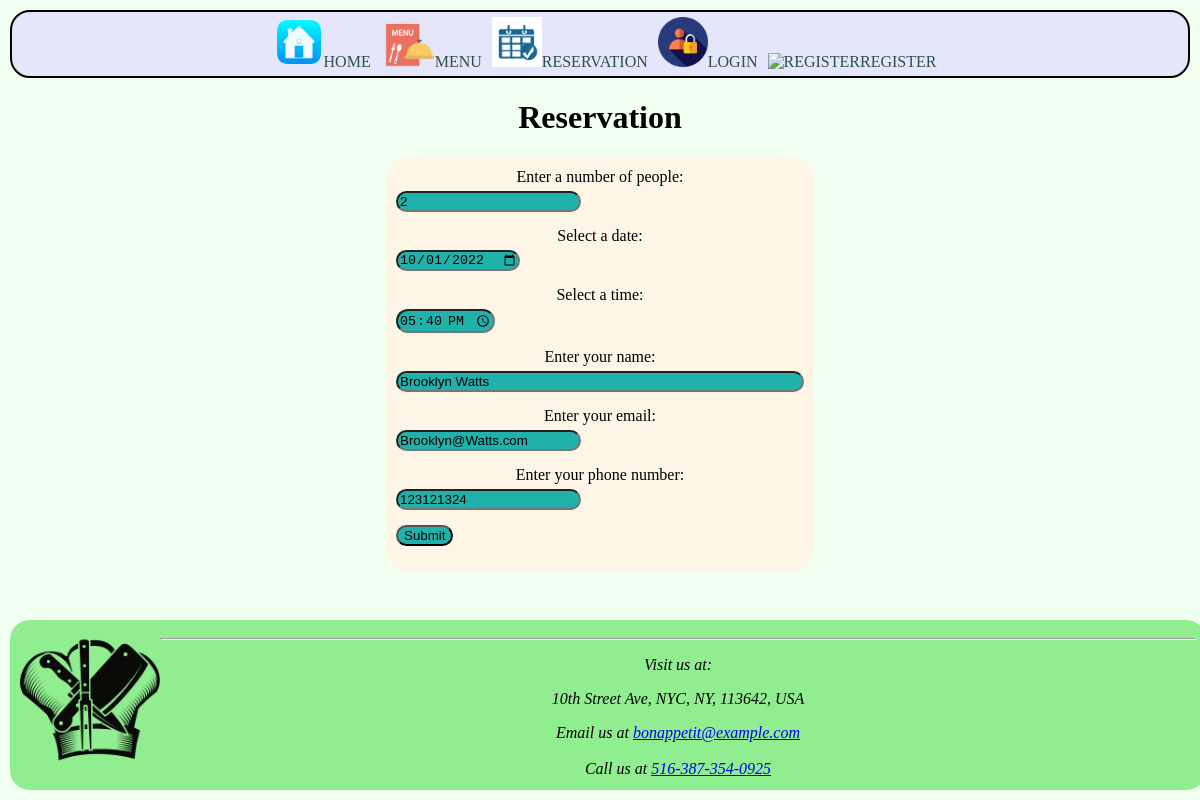
The page /reservation.php?reservation_id=1 on the database its author committed.
### tables this page shows
CREATE TABLE IF NOT EXISTS reservation_table (
	reservation_id INT NOT NULL AUTO_INCREMENT PRIMARY KEY,
	party_size INT NOT NULL,
	reservation_date DATE NOT NULL,
	reservation_time TIME NOT NULL,
	patron_name varchar(50) NOT NULL,
	patron_phone varchar(50) NOT NULL,
	patron_email varchar(75) NOT NULL,
	restaurant_table_id INT DEFAULT NULL,
	FOREIGN KEY (restaurant_table_id) REFERENCES restaurant_table(restaurant_table_id)  
);

CREATE TABLE IF NOT EXISTS restaurant (
	restaurant_id INT NOT NULL AUTO_INCREMENT PRIMARY KEY,
	name varchar(30) NOT NULL,
	address varchar(120) NOT NULL,
	cuisine_type varchar(30) NOT NULL,
	back_story varchar(1500) NOT NULL
);

### public/reservation.php (the view, shortened to what this page needs)
<!DOCTYPE html>
<html>
<head>
</head>
<body>
    <div id="content">
        <?php
            require_once("Connect.php");
            require_once("Header.php");
        ?>
        <h1>Reservation</h1>
        <?php
            if (isset($_POST['name'])) {
                $reservation_id = (empty($_POST['reservation_id'])) ? null : $_POST['reservation_id'];
                $party_size = $_POST['party_size'];
                $name = $_POST['name'];
                $email = $_POST['email'];
                $phone = $_POST['phone'];
                $date = $_POST['reservation_date'];
                $time = $_POST['reservation_time'];
                $table_id = (!isset($_POST['table'])) ? null : $_POST['table'];
                if($reservation_id == null) {
                    if($table_id !=null)
                        $qry = "INSERT INTO reservation_table (party_size, patron_name, patron_email, patron_phone, reservation_date, reservation_time, restaurant_table_id) VALUES ({$party_size}, '{$name}', '{$email}', '{$phone}', '{$date}', '{$time}', (SELECT restaurant_table_id FROM restaurant_table where table_number='{$table_id}'))";
                    else
                        $qry = "INSERT INTO reservation_table (party_size, patron_name, patron_email, patron_phone, reservation_date, reservation_time) VALUES ({$party_size}, '{$name}', '{$email}', '{$phone}', '{$date}', '{$time}')";
                }
                else {
                    if($table_id !=null)
                        $qry = "UPDATE reservation_table SET party_size={$party_size}, patron_name='{$name}', patron_email='{$email}', patron_phone='{$phone}', reservation_date= '{$date}', reservation_time= '{$time}', restaurant_table_id= (SELECT restaurant_table_id FROM restaurant_table where table_number='{$table_id}') WHERE reservation_id={$reservation_id}";
                    else
                        $qry = "UPDATE reservation_table SET party_size={$party_size}, patron_name='{$name}', patron_email='{$email}', patron_phone='{$phone}', reservation_date= '{$date}', reservation_time= '{$time}' WHERE reservation_id={$reservation_id}";
                }
                $qry_result = mysqli_query($conn, $qry);
                if($qry_result) {
                    $success = True;
                }
                if(isset($error_msg)) {
                    echo "<p class='error'>".$error_msg."</p>";
                } else if(isset($success) && $success) {
                    echo "<p class='success'>Reservation saved!</p>";
                }
            }
            else if(!empty($_GET['reservation_id'])) {
                $reservation_id = $_GET['reservation_id'];
                $qry_result = mysqli_query($conn, "SELECT * FROM reservation_table where reservation_id= {$reservation_id}");
                $restaurant_table = mysqli_fetch_assoc($qry_result);
                $party_size = $restaurant_table["party_size"];
                $name = $restaurant_table["patron_name"];
                $email = $restaurant_table["patron_email"];
                $phone = $restaurant_table["patron_phone"];
                $date = $restaurant_table["reservation_date"];
                $time = $restaurant_table["reservation_time"];
            }
        ?>
        <form action="reservation.php" class="form" method="POST">
            <label for="party_size">Enter a number of people:</label>
            <input type="number" min="1" step="1" id="party_size" name="party_size" value="<?=$party_size?>" placeholder="Provide a number">
            <label>Select a date:</label>
            <input type="date" name="reservation_date" value="<?=$date?>">
            <label>Select a time:</label>
            <input type="time" name="reservation_time" value="<?=$time?>">
            <label for="name">Enter your name:</label>
            <input type="text" id="name" name="name" value="<?=$name?>" placeholder="Provide an name" required>
            <label for="email">Enter your email:</label>
            <input type="email" id="email" name="email" value="<?=$email?>" placeholder="Provide an email" required>
            <label for="phone">Enter your phone number:</label>
            <input type="tel" id="phone" name="phone" value="<?=$phone?>" placeholder="Provide an phone" required>
            <input type="submit" name="Submit">
        </form>
        <?php
            require_once("Footer.php");
        ?>
    </div>
</body>
</html>

### public/Footer.php
<footer>
	<img src="images/icons/restaurant_logo.png" alt="restaurant_logo">
	<hr>
	<address>
		<?php
			require_once("Connect.php");
			$qry_result = mysqli_query($conn, "SELECT * FROM restaurant")->fetch_assoc();
			$address = $qry_result['address'];
		?>
		<p>Visit us at:</p><p><?= $address ?></p>
		<div>Email us at <a href="mailto:bonappetit@example.com">bonappetit@example.com</a></div><br>
		<div>Call us at <a href="tel:+1516-387-354-0925">516-387-354-0925</a></div><br>
	</address>
</footer>

### rows shown on the page
reservation_table: party_size "2", reservation_date "10/01/2022", reservation_time "17:40:00", name "Brooklyn Watts", email "Brooklyn@Watts.com", phone "123121324"
restaurant: address "10th Street Ave, NYC, NY, 113642, USA"
